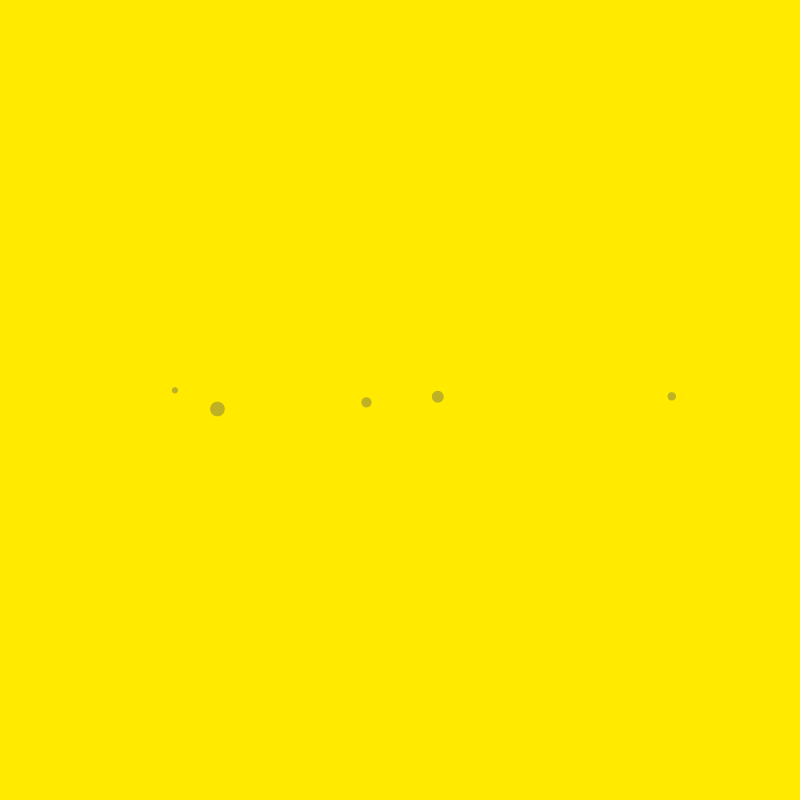
Frame 1 (no input)
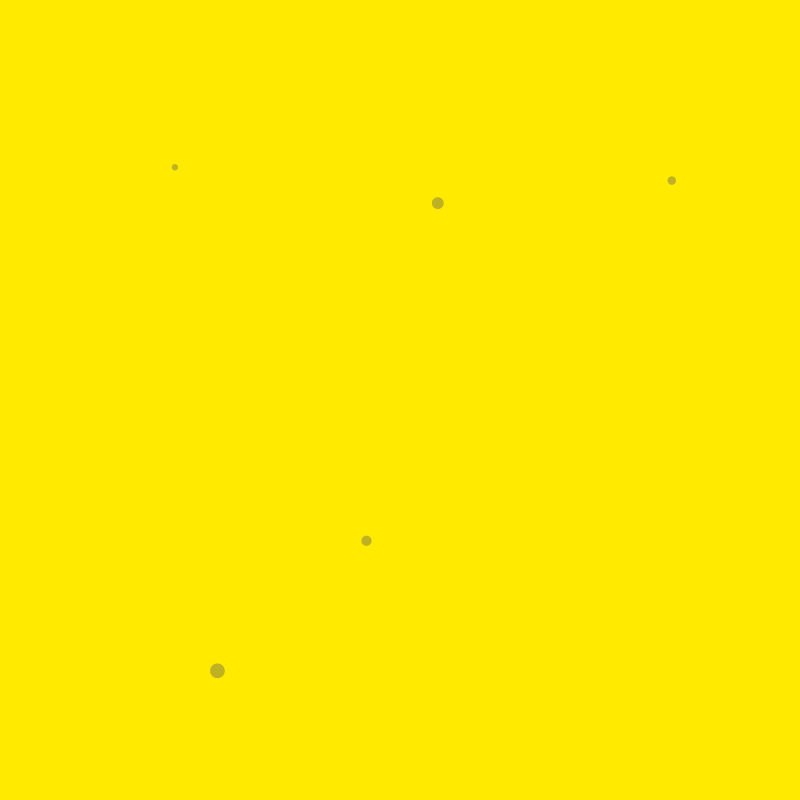
Frame 60 (the mouse pressed at the canvas centre just before this capture)
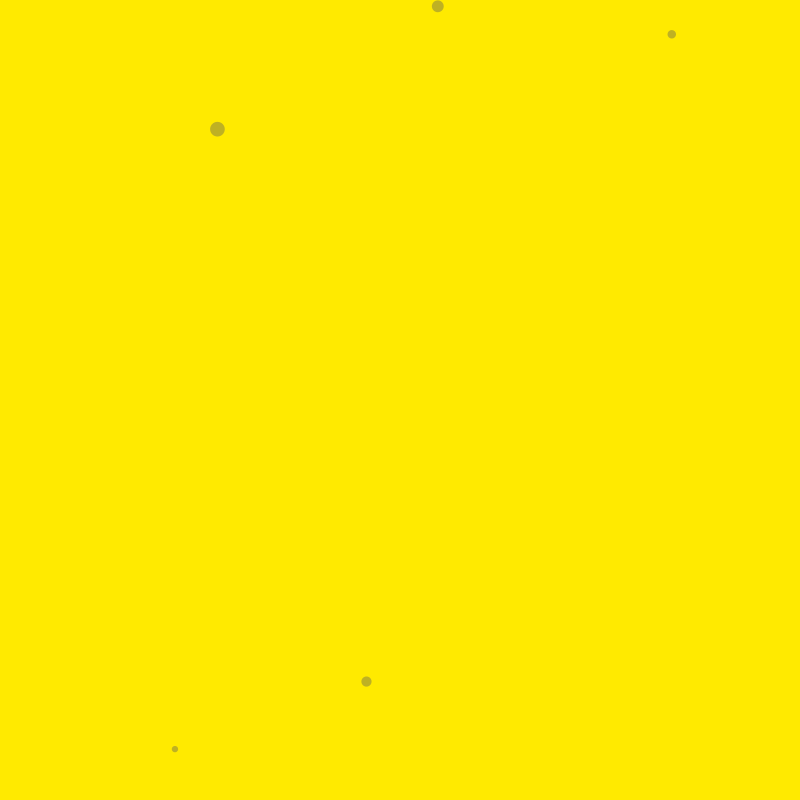
Frame 120 (the mouse held since frame 60 and released just before this capture)

The Processing sketch that drew these frames (run headless with seeded random() and noise(); from frame 60 on, the mouse is pressed at the canvas centre):

// Processing sketch: object_and_balls_1
// ── object_and_balls_1.pde
Ball smallBall; // I declare a smallBall object of Ball class
Ball smallBall1; // I declare a smallBall object of Ball class
Ball smallBall2; // I declare a smallBall object of Ball class
Ball smallBall3; // I declare a smallBall object of Ball class
Ball smallBall4; // I declare a smallBall object of Ball class

void setup() {
  size(800, 800);
  noStroke();

  smallBall = new Ball();
  smallBall1 = new Ball();
  smallBall2 = new Ball();
  smallBall3 = new Ball();
  smallBall4= new Ball();
  
}


void draw() {
  background(#FFEA00);
  
  smallBall.show();
  smallBall1.show();
  smallBall2.show();
  smallBall3.show();
  smallBall4.show();

}

// ── Ball.pde
class Ball {
    // here there is the definition of the variables of the class
  float diameter;
  float xPos, yPos;
  float yVel;

// here there is the constructor's class invoked every time I create 
//a new object
  Ball() {
    diameter = random(5,20);
    xPos = random(20,width-20);
    yPos = height/2;
    yVel = random(-10,10);
  }

// here there is a show function or method
  void show() {
    checkWalls();
    yPos = yPos + yVel;
    fill(#5A5A58,100);
    ellipse(xPos, yPos, diameter, diameter);
  }
// here there is a checkwalls function or method

  void checkWalls() {
    if (yPos >= height || yPos <= 0) {
      yVel = yVel * -1;
    }
  }
}
